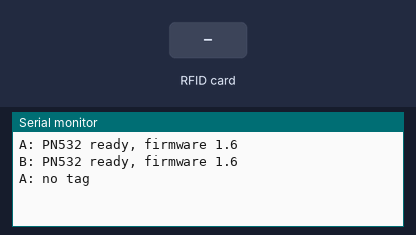
This sketch was run on a simulated ESP32. Parts: the last lines printed to the serial monitor. The inputs (shaded band) are chosen by the test bench.

Above: at 2.2 s.
2.3 s: RFID card 5E 7A 19 C4 held to the reader
At 3.5 s:
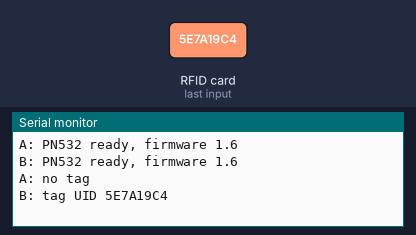
5.3 s: RFID card 5E 7A 19 C4 held to the reader
At 6.0 s:
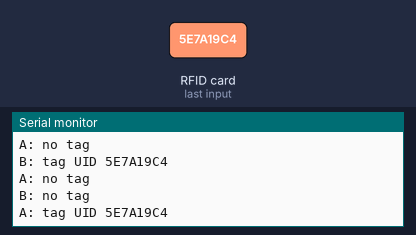

Measured:
- after the input at 2.3 s, the serial monitor: prints a new line at once (image 1)
- after the input at 5.3 s, the serial monitor: prints a new line at once (image 2)

The sketch:

tag_read.ino
```cpp
// firmware/tests/tag_read/tag_read.ino: Throwaway sketch: read tag UIDs from both pads and print them. Owner: Role 1 (firmware).
// Not project code. Hold a tag on a reader and its UID prints. Open Serial Monitor at 115200 baud.

#include <Wire.h>
#include <Adafruit_PN532.h>

const int BUS_A_SDA = 21;  // Reader A, Wire
const int BUS_A_SCL = 22;
const int BUS_B_SDA = 18;  // Reader B, Wire1
const int BUS_B_SCL = 19;

// 255 = pin not used. We poll over I2C, so the IRQ and reset pins are not wired.
Adafruit_PN532 readerA(255, 255, &Wire);
Adafruit_PN532 readerB(255, 255, &Wire1);

bool readerAReady = false;
bool readerBReady = false;

const int START_ATTEMPTS = 5;  // reset pin is not wired, so the chip may be busy from a previous run

bool startReader(Adafruit_PN532 &reader, const char *name) {
  uint32_t version = 0;
  for (int attempt = 1; attempt <= START_ATTEMPTS && !version; attempt++) {
    reader.begin();
    version = reader.getFirmwareVersion();
    if (!version) delay(200);
  }
  if (!version) {
    Serial.print(name);
    Serial.println(": PN532 not responding, will not be polled");
    return false;
  }
  if (!reader.SAMConfig()) {  // put the chip in normal card-reading mode
    Serial.print(name);
    Serial.println(": PN532 setup (SAMConfig) failed, will not be polled");
    return false;
  }
  Serial.print(name);
  Serial.print(": PN532 ready, firmware ");
  Serial.print((version >> 16) & 0xFF);
  Serial.print(".");
  Serial.println((version >> 8) & 0xFF);
  return true;
}

void checkReader(Adafruit_PN532 &reader, const char *name) {
  uint8_t uid[7];
  uint8_t uidLength = 0;
  bool found = reader.readPassiveTargetID(PN532_MIFARE_ISO14443A, uid, &uidLength, 1000);
  Serial.print(name);
  if (found) {
    Serial.print(": tag UID ");
    for (uint8_t i = 0; i < uidLength; i++) {
      if (uid[i] < 16) Serial.print("0");
      Serial.print(uid[i], HEX);
    }
    Serial.println();
  } else {
    Serial.println(": no tag");
  }
}

void setup() {
  Serial.begin(115200);
  delay(1000);
  Wire.begin(BUS_A_SDA, BUS_A_SCL);
  Wire1.begin(BUS_B_SDA, BUS_B_SCL);
  readerAReady = startReader(readerA, "A");
  readerBReady = startReader(readerB, "B");
}

void loop() {
  if (readerAReady) checkReader(readerA, "A");
  if (readerBReady) checkReader(readerB, "B");
  delay(500);
}
```
